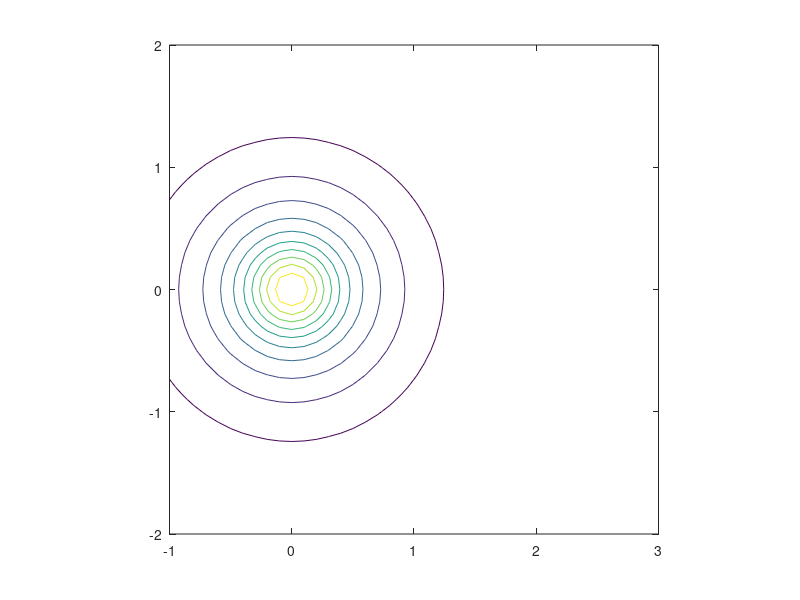

Reproduce this figure in MATLAB. (Note: this script raises an error after producing the figure.)
clear all;
close all;
clc;

N=2;
Nnuc=2;
K=2;
L=3;

zeta = [2.0925 1.24];

alpha = zeros(L,K);
d = zeros(L,K);

alpha(:,1) = [0.109818 0.405771 2.22766]*zeta(1)^2;
alpha(:,2) = [0.109818 0.405771 2.22766]*zeta(2)^2;

d(:,1) = [0.444635 0.535328 0.154329]*(2/pi)^(3/4);
d(:,2) = [0.444635 0.535328 0.154329]*(2/pi)^(3/4);

d = d .* alpha.^(3/4);

dist = 1.4632;
Rnuc = zeros(3,Nnuc);
Rnuc(1,2) = dist;
R = zeros(3,L,K);
for p=1:L
  R(1,p,2) = dist;
end

xvals = -1:0.1:3;
yvals = -2:0.1:2;
sz = numel(xvals);
psi = zeros(sz,sz);

for i=1:sz
  x = xvals(i);
  for j=1:sz
    y = yvals(j);
    for p=1:L
      dx = x - R(1,p,1);
      dy = y - R(2,p,1);
      psi(j,i) = psi(j,i) + d(p,1)*exp(-alpha(p,1)*(dx^2+dy^2));
    end
  end
end

contour(xvals,yvals,psi,10)
axis equal
hold on

plotcircle([0 0 0],0.2)
plotcircle([dist 0 0],0.1)

% clf
% rvals = 0:0.01:4;
% psiex = sqrt(zeta(1)^3/pi)*exp(-rvals*zeta(1));
% plot(rvals,psiex)
% psi = 0*rvals;
% for p=1:L
%   psi = psi + d(p,1)*exp(-alpha(p,1)*rvals.^2)
% end
% hold on
% plot(rvals,psi)



